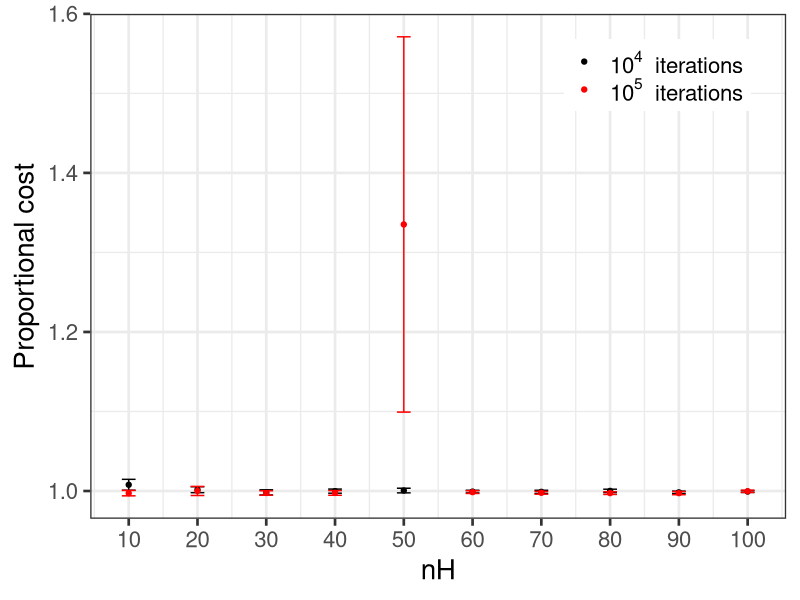
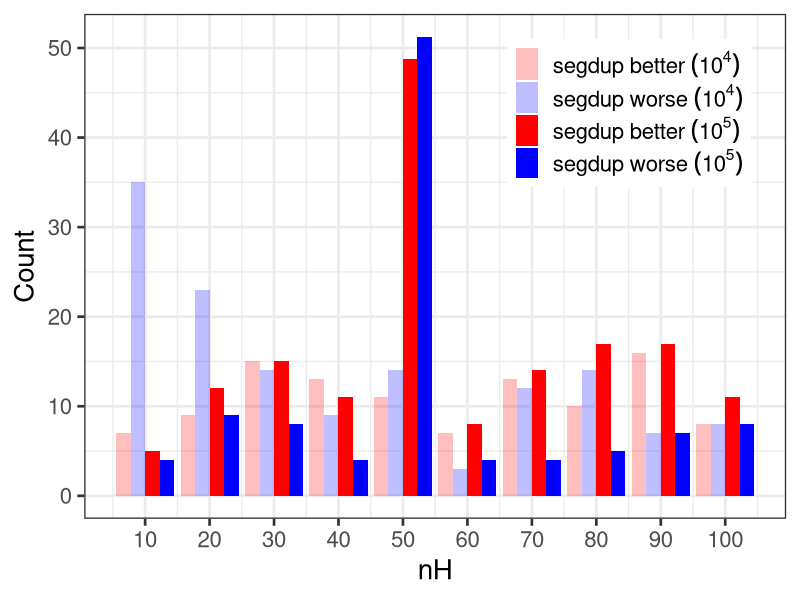
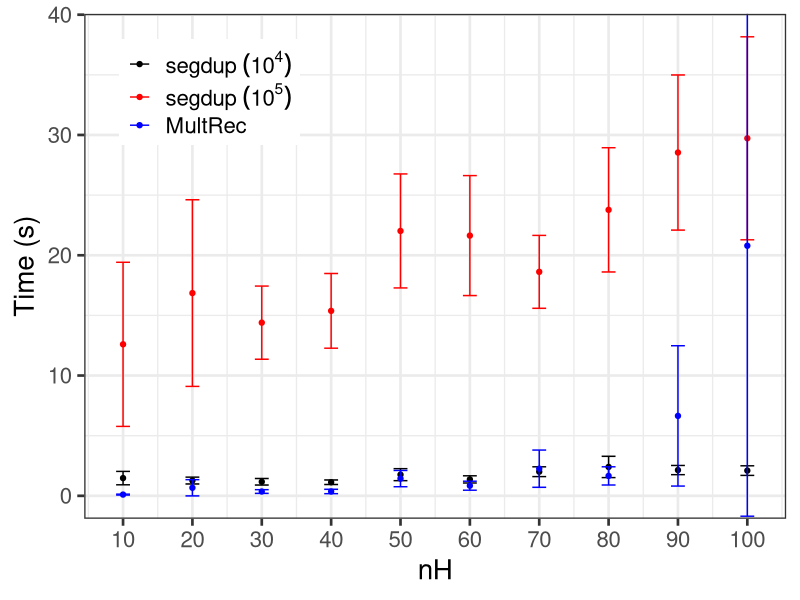
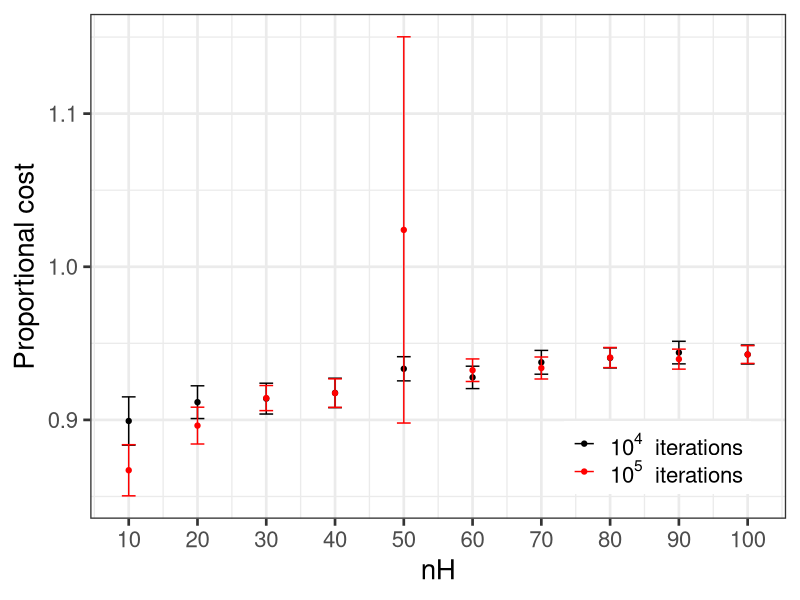

The R script that drew these images, in order: (Note: this script raises an error after producing the figures.)
library(ggplot2)
library(reshape)
theme_set(theme_bw(base_size=20))

#system("python3 process.py")
dat <- read.csv("allresults.csv", header=T)
datlong <- read.csv("allresults-long.csv", header=T)

#default values (change nP to 20)
nH <- 50
nP <- 20
rB <- 2
pJ <- 0.5

d <- 10
l <- 1
dat$trueCost <- d*dat$nAllDupEvents+l*dat$nLineageSort

dat$propSdCost <- dat$cost/dat$mrCost
dat$propTrueCost <- dat$cost/dat$trueCost

dat$sdBetter <- dat$cost < dat$mrCost
dat$same <- dat$cost == dat$mrCost
dat$mrBetter <- dat$mrCost < dat$cost

datlong$trueCost <- d*datlong$nAllDupEvents+l*datlong$nLineageSort

datlong$propSdCost <- datlong$cost/datlong$mrCost
datlong$propTrueCost <- datlong$cost/datlong$trueCost

datlong$sdBetter <- datlong$cost < datlong$mrCost
datlong$same <- datlong$cost == datlong$mrCost
datlong$mrBetter <- datlong$mrCost < datlong$cost


#varying nH
nHdat <- dat[dat$nP==nP & dat$rB==rB & dat$pJ == pJ,]
nHdatlong <- datlong[datlong$nP==nP & datlong$rB==rB & datlong$pJ == pJ,]

totals <- aggregate(nHdat, by = list(nHdat$nH), FUN = sum)
means <- aggregate(nHdat, by = list(nHdat$nH), FUN = mean)
sds <- aggregate(nHdat, by = list(nHdat$nH), FUN = sd)/10

ltotals <- aggregate(nHdatlong, by = list(nHdatlong$nH), FUN = sum)
lmeans <- aggregate(nHdatlong, by = list(nHdatlong$nH), FUN = mean)
lsds <- aggregate(nHdatlong, by = list(nHdatlong$nH), FUN = sd)/10

#compare cost to Multrec - proportional increase
#pdf("figures/nH-sdvmr-cost-long.pdf")
#plot(means$nH, means$propSdCost, main="Proportional increase in cost of segdup vs multrec", xlab="nH", ylim=c(min(means$propSdCost-2*sds$propSdCost),max(means$propSdCost+2*sds$propSdCost)))
#arrows(means$nH, means$propSdCost-2*sds$propSdCost, means$nH, means$propSdCost+2*sds$propSdCost, length=0.05, angle=90, code=3)
#dev.off()

pdf("figures/nH-sdvmr-cost-both.pdf")
ggplot(data=means) + geom_point(aes(nH,propSdCost,col="black")) +
	geom_errorbar(aes(nH,ymin=propSdCost-2*sds$propSdCost,ymax=propSdCost+2*sds$propSdCost),width=2) + 
	geom_point(aes(nH,lmeans$propSdCost,col="red")) +
	geom_errorbar(aes(nH,ymin=lmeans$propSdCost-2*lsds$propSdCost,ymax=lmeans$propSdCost+2*lsds$propSdCost),col="red",width=2) + 
	scale_x_continuous(breaks=seq(0,100,by=10)) +
	scale_colour_manual(values = c('black','red'), labels = c(bquote(10^4~' iterations'),bquote(10^5~' iterations'))) +
	theme(legend.title=element_blank(), legend.position = c(.95, .95), legend.justification = c("right", "top"), legend.box.just = "right", legend.margin = margin(6, 6, 6, 6)) +
	xlab("nH") + ylab("Proportional cost")
dev.off()

#compare cost to Multrec - counts
#pdf("figures/nH-sdvmr-counts-long.pdf")
#barplot(t(as.matrix(totals[,c("sdBetter","same","mrBetter")])), names.arg=means$nH, beside=T, col=c("red","green","blue"), main="Counts where segdup is better/equal/worse than multrec", xlab="nH")
#legend("topright", legend=c("segdup better","equal","segdup worse"), fill=c("red","green","blue"))
#dev.off()

pdf("figures/nH-sdvmr-counts-both.pdf")
tm <- melt(data.frame(nH=means$nH,sd=means$sdBetter*100,mr=means$mrBetter*100,lsd=lmeans$sdBetter*100,lmr=lmeans$mrBetter*100), id.vars=1)
ggplot(data=tm) + geom_bar(aes(nH, value, fill=variable), position="dodge", stat="identity") +
	scale_fill_manual(values=alpha(c('red','blue','red','blue'),c(0.25,0.25,1,1)), labels=c(bquote(segdup~better~(10^4)),bquote(segdup~worse~(10^4)),bquote(segdup~better~(10^5)),bquote(segdup~worse~(10^5)))) +
	theme(legend.title=element_blank(), legend.position = c(.95, .95), legend.justification = c("right", "top"), legend.box.just = "right", legend.margin = margin(6, 6, 6, 6)) +
	scale_x_continuous(breaks=seq(0,100,by=10)) +
	xlab("nH") + ylab("Count")
dev.off()

#compare time to Multrec
#pdf("figures/nH-sdvmr-time-long.pdf")
#plot(means$nH, means$sdTime, col="red", main="Time of segdup vs multrec", xlab="nH", ylim=c(min(means$sdTime-2*sds$sdTime,means$mrTime),max(means$sdTime+2*sds$sdTime,means$mrTime)))
#arrows(means$nH, means$sdTime-2*sds$sdTime, means$nH, means$sdTime+2*sds$sdTime, length=0.05, angle=90, code=3, col="red")
#points(means$nH, means$mrTime, col="blue")
#arrows(means$nH, means$mrTime-2*sds$mrTime, means$nH, means$mrTime+2*sds$mrTime, length=0.05, angle=90, code=3, col="blue")
#legend("topleft", legend=c("segdup","Multrec"), col=c("red","blue"), lty=1)
#dev.off()

pdf("figures/nH-sdvmr-time-both.pdf")
ggplot(data=means) + geom_point(aes(nH,sdTime,col="black")) + 
	geom_errorbar(aes(nH,ymin=sdTime-2*sds$sdTime,ymax=sdTime+2*sds$sdTime,col="black"),width=2) + 
	geom_point(aes(nH,lmeans$sdTime,col="red")) + 
	geom_errorbar(aes(nH,ymin=lmeans$sdTime-2*lsds$sdTime,ymax=lmeans$sdTime+2*lsds$sdTime,col="red"),width=2) +
	geom_point(aes(nH,(mrTime+lmeans$mrTime)/2,colour="blue")) +
	geom_errorbar(aes(nH,ymin=(mrTime+lmeans$mrTime)/2-2*(sds$mrTime+lsds$mrTime)/2/sqrt(2),ymax=(mrTime+lmeans$mrTime)/2+2*(sds$mrTime+lsds$mrTime)/2/sqrt(2),colour="blue"),width=2) + 
	scale_x_continuous(breaks=seq(0,100,by=10)) +
	scale_colour_manual(values = c('black','red','blue'), breaks=c('black','red','blue'),labels = c(bquote(segdup~(10^4)),bquote(segdup~(10^5)),'MultRec')) +
	theme(legend.title=element_blank(), legend.position = c(0.05,0.95), legend.justification = c("left", "top"), legend.box.just = "right", legend.margin = margin(6, 6, 6, 6)) + 
	coord_cartesian(ylim=c(0,max(lmeans$sdTime+2*lsds$sdTime))) +
	xlab("nH") + ylab("Time (s)")
dev.off()

#compare cost to true reconciliation
#pdf("figures/nH-sdvtr-cost-long.pdf")
#plot(means$nH, means$propTrueCost, main="Proportional decrease in cost of segdup vs true", xlab="nH", ylim=c(min(means$propTrueCost-2*sds$propTrueCost),max(means$propTrueCost+2*sds$propTrueCost)))
#arrows(means$nH, means$propTrueCost-2*sds$propTrueCost, means$nH, means$propTrueCost+2*sds$propTrueCost, length=0.05, angle=90, code=3)
#dev.off()

pdf("figures/nH-sdvtr-cost-both.pdf")
ggplot(data=means) + geom_point(aes(nH,propTrueCost,col="black")) +
	geom_errorbar(aes(nH,ymin=propTrueCost-2*sds$propTrueCost,ymax=propTrueCost+2*sds$propTrueCost,col="black"),width=2) +
	geom_point(aes(nH,lmeans$propTrueCost,col="red")) +
	geom_errorbar(aes(nH,ymin=lmeans$propTrueCost-2*lsds$propTrueCost,ymax=lmeans$propTrueCost+2*lsds$propTrueCost,col="red"),width=2) +
	scale_x_continuous(breaks=seq(0,100,by=10)) +
	scale_colour_manual(values = c('black','red'), labels = c(bquote(10^4~' iterations'),bquote(10^5~' iterations'))) +
	theme(legend.title=element_blank(), legend.position = c(.95, .05), legend.justification = c("right", "bottom"), legend.box.just = "right", legend.margin = margin(6, 6, 6, 6)) +
	xlab("nH") + ylab("Proportional cost")
dev.off()

#varying nP
nPdat <- dat[dat$nH==nH & dat$rB==rB & dat$pJ == pJ,]
nPdatlong <- datlong[datlong$nH==nH & datlong$rB==rB & datlong$pJ == pJ,]

totals <- aggregate(nPdat, by = list(nPdat$nP), FUN = sum)
means <- aggregate(nPdat, by = list(nPdat$nP), FUN = mean)
sds <- aggregate(nPdat, by = list(nPdat$nP), FUN = sd)/10

ltotals <- aggregate(nPdatlong, by = list(nPdatlong$nP), FUN = sum)
lmeans <- aggregate(nPdatlong, by = list(nPdatlong$nP), FUN = mean)
lsds <- aggregate(nPdatlong, by = list(nPdatlong$nP), FUN = sd)/10

#compare cost to Multrec - proportional increase
#pdf("figures/nP-sdvmr-cost-long.pdf")
#plot(means$nP, means$propSdCost, main="Proportional increase in cost of segdup vs multrec", xlab="nP", ylim=c(min(means$propSdCost-2*sds$propSdCost),max(means$propSdCost+2*sds$propSdCost)))
#arrows(means$nP, means$propSdCost-2*sds$propSdCost, means$nP, means$propSdCost+2*sds$propSdCost, length=0.05, angle=90, code=3)
#dev.off()

pdf("figures/nP-sdvmr-cost-both.pdf")
ggplot(data=means) + geom_point(aes(nP,propSdCost,col="black")) +
	geom_errorbar(aes(nP,ymin=propSdCost-2*sds$propSdCost,ymax=propSdCost+2*sds$propSdCost),width=2) + 
	geom_point(aes(nP,lmeans$propSdCost,col="red")) +
	geom_errorbar(aes(nP,ymin=lmeans$propSdCost-2*lsds$propSdCost,ymax=lmeans$propSdCost+2*lsds$propSdCost),col="red",width=2) + 
	scale_x_continuous(breaks=seq(0,100,by=10)) +
	scale_colour_manual(values = c('black','red'), labels = c(bquote(10^4~' iterations'),bquote(10^5~' iterations'))) +
	theme(legend.title=element_blank(), legend.position = c(.05, .95), legend.justification = c("left", "top"), legend.box.just = "right", legend.margin = margin(6, 6, 6, 6)) +
	xlab("nP") + ylab("Proportional cost")
dev.off()

#compare cost to Multrec - counts
#pdf("figures/nP-sdvmr-counts-long.pdf")
#
#barplot(t(as.matrix(totals[,c("sdBetter","same","mrBetter")])), names.arg=means$nP, beside=F, col=c("red","green","blue"), main="Counts where segdup is better/equal/worse than multrec", xlab="nP")
#legend("topright", legend=c("segdup better","equal","segdup worse"), fill=c("red","green","blue"))
#
#dev.off()
#
#pdf("figures/nP-sdvmr-counts-both.pdf")
#barplot(t(as.matrix(cbind(totals[,c("sdBetter","mrBetter")],ltotals[,c("sdBetter","mrBetter")]))), names.arg=means$nP, beside=T, col=c("red","blue"), density = c(50,50,1000,1000), main="Counts where segdup is better/equal/worse than multrec", xlab="nP")
#legend("topleft", legend=c("segdup better (10^4)","segdup worse (10^4)","segdup better (10^5)","segdup worse (10^5)"), fill=c("red","blue"), density= c(50,50,1000,1000))
#dev.off()

pdf("figures/nP-sdvmr-counts-both.pdf")
tm <- melt(data.frame(nP=means$nP,sd=means$sdBetter*100,mr=means$mrBetter*100,lsd=lmeans$sdBetter*100,lmr=lmeans$mrBetter*100), id.vars=1)
ggplot(data=tm) + geom_bar(aes(nP, value, fill=variable), position="dodge", stat="identity") +
	scale_fill_manual(values=alpha(c('red','blue','red','blue'),c(0.25,0.25,1,1)), labels=c(bquote(segdup~better~(10^4)),bquote(segdup~worse~(10^4)),bquote(segdup~better~(10^5)),bquote(segdup~worse~(10^5)))) +
	theme(legend.title=element_blank(), legend.position = c(.05, .95), legend.justification = c("left", "top"), legend.box.just = "right", legend.margin = margin(6, 6, 6, 6)) +
	scale_x_continuous(breaks=seq(0,100,by=10)) +
	xlab("nP") + ylab("Count")
dev.off()

#compare time to Multrec
#pdf("figures/nP-sdvmr-time-both.pdf")
#plot(means$nP, means$sdTime, main="Time of segdup vs multrec", xlab="nP", ylim=c(0,max(lmeans$sdTime+2*lsds$sdTime,lmeans$mrTime)))
#arrows(means$nP, means$sdTime-2*sds$sdTime, means$nP, means$sdTime+2*sds$sdTime, length=0.05, angle=90, code=3)
#points(lmeans$nP, lmeans$sdTime, col="red")
#arrows(lmeans$nP, lmeans$sdTime-2*lsds$sdTime, lmeans$nP, lmeans$sdTime+2*lsds$sdTime, length=0.05, angle=90, code=3, col="red")
#points(means$nP, means$mrTime, col="blue")
#arrows(means$nP, means$mrTime-2*sds$mrTime, means$nP, means$mrTime+2*sds$mrTime, length=0.05, angle=90, code=3, col="blue")
#legend("topleft", legend=c("segdup (10^4)","segdup (10^5)","Multrec"), col=c("black","red","blue"), lty=1)
#dev.off()

pdf("figures/nP-sdvmr-time-both.pdf")
ggplot(data=means) + geom_point(aes(nP,sdTime,col="black")) + 
	geom_errorbar(aes(nP,ymin=sdTime-2*sds$sdTime,ymax=sdTime+2*sds$sdTime,col="black"),width=2) + 
	geom_point(aes(nP,lmeans$sdTime,col="red")) + 
	geom_errorbar(aes(nP,ymin=lmeans$sdTime-2*lsds$sdTime,ymax=lmeans$sdTime+2*lsds$sdTime,col="red"),width=2) +
	geom_point(aes(nP,(mrTime+lmeans$mrTime)/2,colour="blue")) +
	geom_errorbar(aes(nP,ymin=(mrTime+lmeans$mrTime)/2-2*(sds$mrTime+lsds$mrTime)/2/sqrt(2),ymax=(mrTime+lmeans$mrTime)/2+2*(sds$mrTime+lsds$mrTime)/2/sqrt(2),colour="blue"),width=2) + 
	scale_x_continuous(breaks=seq(0,100,by=10)) +
	scale_colour_manual(values = c('black','red','blue'), breaks=c('black','red','blue'),labels = c(bquote(segdup~(10^4)),bquote(segdup~(10^5)),'MultRec')) +
	theme(legend.title=element_blank(), legend.position = c(0.05,0.95), legend.justification = c("left", "top"), legend.box.just = "right", legend.margin = margin(6, 6, 6, 6)) + 
	coord_cartesian(ylim=c(0,1.5*max(lmeans$sdTime+2*lsds$sdTime))) +
	xlab("nP") + ylab("Time (s)")
dev.off()

#compare cost to true reconciliation
#pdf("figures/nP-sdvtr-cost-both.pdf")
#plot(means$nP, means$propTrueCost, main="Proportional decrease in cost of segdup vs true", xlab="nP", ylim=c(min(lmeans$propTrueCost-2*lsds$propTrueCost),max(means$propTrueCost+2*sds$propTrueCost)))
#arrows(means$nP, means$propTrueCost-2*sds$propTrueCost, means$nP, means$propTrueCost+2*sds$propTrueCost, length=0.05, angle=90, code=3)
#points(lmeans$nP, lmeans$propTrueCost,col="red")
#arrows(lmeans$nP, lmeans$propTrueCost-2*lsds$propTrueCost, lmeans$nP, lmeans$propTrueCost+2*lsds$propTrueCost, length=0.05, angle=90, code=3, col="red")
#legend("topright", legend=c("segdup (10^4)","segdup (10^5)"), col=c("black","red"), lty=1)
#dev.off()

pdf("figures/nP-sdvtr-cost-both.pdf")
ggplot(data=means) + geom_point(aes(nP,propTrueCost,col="black")) +
	geom_errorbar(aes(nP,ymin=propTrueCost-2*sds$propTrueCost,ymax=propTrueCost+2*sds$propTrueCost,col="black"),width=2) +
	geom_point(aes(nP,lmeans$propTrueCost,col="red")) +
	geom_errorbar(aes(nP,ymin=lmeans$propTrueCost-2*lsds$propTrueCost,ymax=lmeans$propTrueCost+2*lsds$propTrueCost,col="red"),width=2) +
	scale_x_continuous(breaks=seq(0,100,by=10)) +
	scale_colour_manual(values = c('black','red'), labels = c(bquote(10^4~' iterations'),bquote(10^5~' iterations'))) +
	theme(legend.title=element_blank(), legend.position = c(.95, .95), legend.justification = c("right", "top"), legend.box.just = "right", legend.margin = margin(6, 6, 6, 6)) +
	coord_cartesian(ylim=c(0.9,0.96)) +
	xlab("nP") + ylab("Proportional cost")
dev.off()



#varying rB
rBdat <- dat[dat$nH==nH & dat$nP==nP & dat$pJ == pJ,]
rBdatlong <- datlong[datlong$nH==nH & datlong$nP==nP & datlong$pJ == pJ,]

totals <- aggregate(rBdat, by = list(rBdat$rB), FUN = sum)
means <- aggregate(rBdat, by = list(rBdat$rB), FUN = mean)
sds <- aggregate(rBdat, by = list(rBdat$rB), FUN = sd)/10

ltotals <- aggregate(rBdatlong, by = list(rBdatlong$rB), FUN = sum)
lmeans <- aggregate(rBdatlong, by = list(rBdatlong$rB), FUN = mean)
lsds <- aggregate(rBdatlong, by = list(rBdatlong$rB), FUN = sd)/10

#compare cost to Multrec - proportional increase
pdf("figures/rB-sdvmr-cost-both.pdf")
ggplot(data=means) + geom_point(aes(rB,propSdCost,col="black")) +
	geom_errorbar(aes(rB,ymin=propSdCost-2*sds$propSdCost,ymax=propSdCost+2*sds$propSdCost),width=0.1) + 
	geom_point(aes(rB,lmeans$propSdCost,col="red")) +
	geom_errorbar(aes(rB,ymin=lmeans$propSdCost-2*lsds$propSdCost,ymax=lmeans$propSdCost+2*lsds$propSdCost),col="red",width=0.1) + 
	scale_x_continuous(breaks=seq(1,5,by=1)) +
	scale_colour_manual(values = c('black','red'), labels = c(bquote(10^4~' iterations'),bquote(10^5~' iterations'))) +
	theme(legend.title=element_blank(), legend.position = c(.05, .95), legend.justification = c("left", "top"), legend.box.just = "right", legend.margin = margin(6, 6, 6, 6)) +
	xlab("rB") + ylab("Proportional cost")
dev.off()

#compare cost to Multrec - counts
pdf("figures/rB-sdvmr-counts-both.pdf")
tm <- melt(data.frame(rB=means$rB,sd=means$sdBetter*100,mr=means$mrBetter*100,lsd=lmeans$sdBetter*100,lmr=lmeans$mrBetter*100), id.vars=1)
ggplot(data=tm) + geom_bar(aes(rB, value, fill=variable), position="dodge", stat="identity") +
	scale_fill_manual(values=alpha(c('red','blue','red','blue'),c(0.25,0.25,1,1)), labels=c(bquote(segdup~better~(10^4)),bquote(segdup~worse~(10^4)),bquote(segdup~better~(10^5)),bquote(segdup~worse~(10^5)))) +
	theme(legend.title=element_blank(), legend.position = c(.05, .95), legend.justification = c("left", "top"), legend.box.just = "right", legend.margin = margin(6, 6, 6, 6)) +
	scale_x_continuous(breaks=seq(1,5,by=1)) +
	xlab("rB") + ylab("Count")
dev.off()

#compare time to Multrec
pdf("figures/rB-sdvmr-time-both.pdf")
ggplot(data=means) + geom_point(aes(rB,sdTime,col="black")) + 
	geom_errorbar(aes(rB,ymin=sdTime-2*sds$sdTime,ymax=sdTime+2*sds$sdTime,col="black"),width=0.1) + 
	geom_point(aes(rB,lmeans$sdTime,col="red")) + 
	geom_errorbar(aes(rB,ymin=lmeans$sdTime-2*lsds$sdTime,ymax=lmeans$sdTime+2*lsds$sdTime,col="red"),width=0.1) +
	geom_point(aes(rB,(mrTime+lmeans$mrTime)/2,colour="blue")) +
	geom_errorbar(aes(rB,ymin=(mrTime+lmeans$mrTime)/2-2*(sds$mrTime+lsds$mrTime)/2/sqrt(2),ymax=(mrTime+lmeans$mrTime)/2+2*(sds$mrTime+lsds$mrTime)/2/sqrt(2),colour="blue"),width=0.1) + 
	scale_x_continuous(breaks=seq(1,5,by=1)) +
	scale_colour_manual(values = c('black','red','blue'), breaks=c('black','red','blue'),labels = c(bquote(segdup~(10^4)),bquote(segdup~(10^5)),'MultRec')) +
	theme(legend.title=element_blank(), legend.position = c(0.05,0.95), legend.justification = c("left", "top"), legend.box.just = "right", legend.margin = margin(6, 6, 6, 6)) + 
	coord_cartesian(ylim=c(0,max(lmeans$mrTime))) +
	xlab("rB") + ylab("Time (s)")
dev.off()

#compare cost to true reconciliation
pdf("figures/rB-sdvtr-cost-both.pdf")
ggplot(data=means) + geom_point(aes(rB,propTrueCost,col="black")) +
	geom_errorbar(aes(rB,ymin=propTrueCost-2*sds$propTrueCost,ymax=propTrueCost+2*sds$propTrueCost,col="black"),width=0.1) +
	geom_point(aes(rB,lmeans$propTrueCost,col="red")) +
	geom_errorbar(aes(rB,ymin=lmeans$propTrueCost-2*lsds$propTrueCost,ymax=lmeans$propTrueCost+2*lsds$propTrueCost,col="red"),width=0.1) +
	scale_x_continuous(breaks=seq(1,5,by=1)) +
	scale_colour_manual(values = c('black','red'), labels = c(bquote(10^4~' iterations'),bquote(10^5~' iterations'))) +
	theme(legend.title=element_blank(), legend.position = c(.95, .05), legend.justification = c("right", "bottom"), legend.box.just = "right", legend.margin = margin(6, 6, 6, 6)) +
	xlab("rB") + ylab("Proportional cost")
dev.off()


#varying pJ
pJdat <- dat[dat$nH == nH & dat$nP==nP & dat$rB==rB,]
pJdatlong <- datlong[datlong$nH == nH & datlong$nP==nP & datlong$rB==rB,]

totals <- aggregate(pJdat, by = list(pJdat$pJ), FUN = sum)
means <- aggregate(pJdat, by = list(pJdat$pJ), FUN = mean)
sds <- aggregate(pJdat, by = list(pJdat$pJ), FUN = sd)/10

ltotals <- aggregate(pJdatlong, by = list(pJdatlong$pJ), FUN = sum)
lmeans <- aggregate(pJdatlong, by = list(pJdatlong$pJ), FUN = mean)
lsds <- aggregate(pJdatlong, by = list(pJdatlong$pJ), FUN = sd)/10

#compare cost to Multrec - proportional increase
pdf("figures/pJ-sdvmr-cost-both.pdf")
ggplot(data=means) + geom_point(aes(pJ,propSdCost,col="black")) +
	geom_errorbar(aes(pJ,ymin=propSdCost-2*sds$propSdCost,ymax=propSdCost+2*sds$propSdCost),width=0.02) + 
	geom_point(aes(pJ,lmeans$propSdCost,col="red")) +
	geom_errorbar(aes(pJ,ymin=lmeans$propSdCost-2*lsds$propSdCost,ymax=lmeans$propSdCost+2*lsds$propSdCost),col="red",width=0.02) + 
	scale_x_continuous(breaks=seq(0,1,by=0.2)) +
	scale_colour_manual(values = c('black','red'), labels = c(bquote(10^4~' iterations'),bquote(10^5~' iterations'))) +
	theme(legend.title=element_blank(), legend.position = c(.05, .95), legend.justification = c("left", "top"), legend.box.just = "right", legend.margin = margin(6, 6, 6, 6)) +
	xlab("pJ") + ylab("Proportional cost")
dev.off()

#compare cost to Multrec - counts
pdf("figures/pJ-sdvmr-counts-both.pdf")
tm <- melt(data.frame(pJ=means$pJ,sd=means$sdBetter*100,mr=means$mrBetter*100,lsd=lmeans$sdBetter*100,lmr=lmeans$mrBetter*100), id.vars=1)
ggplot(data=tm) + geom_bar(aes(pJ, value, fill=variable), position="dodge", stat="identity") +
	scale_fill_manual(values=alpha(c('red','blue','red','blue'),c(0.25,0.25,1,1)), labels=c(bquote(segdup~better~(10^4)),bquote(segdup~worse~(10^4)),bquote(segdup~better~(10^5)),bquote(segdup~worse~(10^5)))) +
	theme(legend.title=element_blank(), legend.position = c(.05, .95), legend.justification = c("left", "top"), legend.box.just = "right", legend.margin = margin(6, 6, 6, 6)) +
	scale_x_continuous(breaks=seq(0,1,by=0.2)) +
	xlab("pJ") + ylab("Count")
dev.off()

#compare time to Multrec
pdf("figures/pJ-sdvmr-time-both.pdf")
ggplot(data=means) + geom_point(aes(pJ,sdTime,col="black")) + 
	geom_errorbar(aes(pJ,ymin=sdTime-2*sds$sdTime,ymax=sdTime+2*sds$sdTime,col="black"),width=0.02) + 
	geom_point(aes(pJ,lmeans$sdTime,col="red")) + 
	geom_errorbar(aes(pJ,ymin=lmeans$sdTime-2*lsds$sdTime,ymax=lmeans$sdTime+2*lsds$sdTime,col="red"),width=0.02) +
	geom_point(aes(pJ,(mrTime+lmeans$mrTime)/2,colour="blue")) +
	geom_errorbar(aes(pJ,ymin=(mrTime+lmeans$mrTime)/2-2*(sds$mrTime+lsds$mrTime)/2/sqrt(2),ymax=(mrTime+lmeans$mrTime)/2+2*(sds$mrTime+lsds$mrTime)/2/sqrt(2),colour="blue"),width=0.02) + 
	scale_x_continuous(breaks=seq(0,1,by=0.2)) +
	scale_colour_manual(values = c('black','red','blue'), breaks=c('black','red','blue'),labels = c(bquote(segdup~(10^4)),bquote(segdup~(10^5)),'MultRec')) +
	theme(legend.title=element_blank(), legend.position = c(0.05,0.95), legend.justification = c("left", "top"), legend.box.just = "right", legend.margin = margin(6, 6, 6, 6)) + 
	#coord_cartesian(ylim=c(0,max(lmeans$mrTime))) +
	xlab("pJ") + ylab("Time (s)")
dev.off()

#compare cost to true reconciliation
pdf("figures/pJ-sdvtr-cost-both.pdf")
ggplot(data=means) + geom_point(aes(pJ,propTrueCost,col="black")) +
	geom_errorbar(aes(pJ,ymin=propTrueCost-2*sds$propTrueCost,ymax=propTrueCost+2*sds$propTrueCost,col="black"),width=0.02) +
	geom_point(aes(pJ,lmeans$propTrueCost,col="red")) +
	geom_errorbar(aes(pJ,ymin=lmeans$propTrueCost-2*lsds$propTrueCost,ymax=lmeans$propTrueCost+2*lsds$propTrueCost,col="red"),width=0.02) +
	scale_x_continuous(breaks=seq(0,1,by=0.2)) +
	scale_colour_manual(values = c('black','red'), labels = c(bquote(10^4~' iterations'),bquote(10^5~' iterations'))) +
	theme(legend.title=element_blank(), legend.position = c(.95, .05), legend.justification = c("right", "bottom"), legend.box.just = "right", legend.margin = margin(6, 6, 6, 6)) +
	xlab("pJ") + ylab("Proportional cost")
dev.off()
